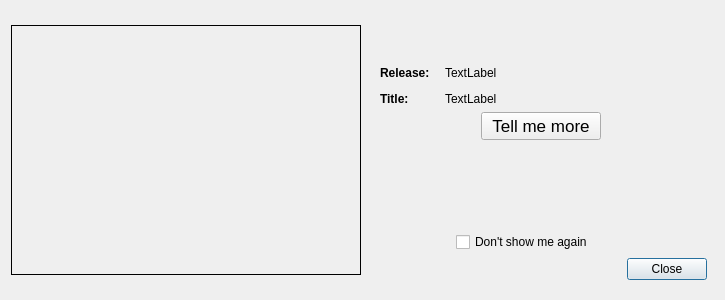
<?xml version="1.0" encoding="UTF-8"?>
<ui version="4.0">
 <class>NewReleaseDialog</class>
 <widget class="QDialog" name="NewReleaseDialog">
  <property name="geometry">
   <rect>
    <x>0</x>
    <y>0</y>
    <width>725</width>
    <height>300</height>
   </rect>
  </property>
  <property name="sizePolicy">
   <sizepolicy hsizetype="Fixed" vsizetype="Fixed">
    <horstretch>0</horstretch>
    <verstretch>0</verstretch>
   </sizepolicy>
  </property>
  <property name="minimumSize">
   <size>
    <width>725</width>
    <height>300</height>
   </size>
  </property>
  <property name="maximumSize">
   <size>
    <width>725</width>
    <height>300</height>
   </size>
  </property>
  <property name="windowTitle">
   <string>New version available</string>
  </property>
  <layout class="QHBoxLayout" name="horizontalLayout_3">
   <item>
    <widget class="QLabel" name="label_3">
     <property name="minimumSize">
      <size>
       <width>350</width>
       <height>250</height>
      </size>
     </property>
     <property name="maximumSize">
      <size>
       <width>350</width>
       <height>250</height>
      </size>
     </property>
     <property name="frameShape">
      <enum>QFrame::Box</enum>
     </property>
     <property name="text">
      <string/>
     </property>
     <property name="pixmap">
      <pixmap>:/resources/skin/update_plotjuggler.jpg</pixmap>
     </property>
    </widget>
   </item>
   <item>
    <widget class="QWidget" name="widget" native="true">
     <property name="minimumSize">
      <size>
       <width>350</width>
       <height>0</height>
      </size>
     </property>
     <property name="maximumSize">
      <size>
       <width>350</width>
       <height>16777215</height>
      </size>
     </property>
     <layout class="QVBoxLayout" name="verticalLayout">
      <item>
       <spacer name="verticalSpacer">
        <property name="orientation">
         <enum>Qt::Vertical</enum>
        </property>
        <property name="sizeHint" stdset="0">
         <size>
          <width>20</width>
          <height>40</height>
         </size>
        </property>
       </spacer>
      </item>
      <item>
       <layout class="QFormLayout" name="formLayout">
        <property name="horizontalSpacing">
         <number>12</number>
        </property>
        <property name="verticalSpacing">
         <number>12</number>
        </property>
        <property name="leftMargin">
         <number>5</number>
        </property>
        <item row="0" column="0">
         <widget class="QLabel" name="label_2">
          <property name="font">
           <font>
            <weight>75</weight>
            <bold>true</bold>
           </font>
          </property>
          <property name="text">
           <string>Release: </string>
          </property>
         </widget>
        </item>
        <item row="0" column="1">
         <widget class="QLabel" name="labelRelease">
          <property name="text">
           <string>TextLabel</string>
          </property>
          <property name="wordWrap">
           <bool>true</bool>
          </property>
         </widget>
        </item>
        <item row="1" column="0">
         <widget class="QLabel" name="label_4">
          <property name="font">
           <font>
            <weight>75</weight>
            <bold>true</bold>
           </font>
          </property>
          <property name="text">
           <string>Title:</string>
          </property>
         </widget>
        </item>
        <item row="1" column="1">
         <widget class="QLabel" name="labelTitle">
          <property name="text">
           <string>TextLabel</string>
          </property>
          <property name="wordWrap">
           <bool>true</bool>
          </property>
         </widget>
        </item>
       </layout>
      </item>
      <item>
       <layout class="QHBoxLayout" name="horizontalLayout">
        <item>
         <widget class="QPushButton" name="pushButtonWeb">
          <property name="maximumSize">
           <size>
            <width>120</width>
            <height>16777215</height>
           </size>
          </property>
          <property name="font">
           <font>
            <pointsize>13</pointsize>
           </font>
          </property>
          <property name="focusPolicy">
           <enum>Qt::NoFocus</enum>
          </property>
          <property name="text">
           <string>Tell me more</string>
          </property>
         </widget>
        </item>
       </layout>
      </item>
      <item>
       <spacer name="verticalSpacer_2">
        <property name="orientation">
         <enum>Qt::Vertical</enum>
        </property>
        <property name="sizeHint" stdset="0">
         <size>
          <width>20</width>
          <height>86</height>
         </size>
        </property>
       </spacer>
      </item>
      <item>
       <layout class="QHBoxLayout" name="horizontalLayout_2">
        <item>
         <widget class="QCheckBox" name="dontShowAgain">
          <property name="minimumSize">
           <size>
            <width>150</width>
            <height>0</height>
           </size>
          </property>
          <property name="maximumSize">
           <size>
            <width>170</width>
            <height>16777215</height>
           </size>
          </property>
          <property name="focusPolicy">
           <enum>Qt::NoFocus</enum>
          </property>
          <property name="text">
           <string>Don't show me again</string>
          </property>
         </widget>
        </item>
       </layout>
      </item>
      <item>
       <widget class="QDialogButtonBox" name="buttonBox">
        <property name="orientation">
         <enum>Qt::Horizontal</enum>
        </property>
        <property name="standardButtons">
         <set>QDialogButtonBox::Close</set>
        </property>
       </widget>
      </item>
     </layout>
    </widget>
   </item>
  </layout>
 </widget>
 <resources/>
 <connections>
  <connection>
   <sender>buttonBox</sender>
   <signal>accepted()</signal>
   <receiver>NewReleaseDialog</receiver>
   <slot>accept()</slot>
   <hints>
    <hint type="sourcelabel">
     <x>248</x>
     <y>254</y>
    </hint>
    <hint type="destinationlabel">
     <x>157</x>
     <y>274</y>
    </hint>
   </hints>
  </connection>
  <connection>
   <sender>buttonBox</sender>
   <signal>rejected()</signal>
   <receiver>NewReleaseDialog</receiver>
   <slot>reject()</slot>
   <hints>
    <hint type="sourcelabel">
     <x>316</x>
     <y>260</y>
    </hint>
    <hint type="destinationlabel">
     <x>286</x>
     <y>274</y>
    </hint>
   </hints>
  </connection>
 </connections>
</ui>
